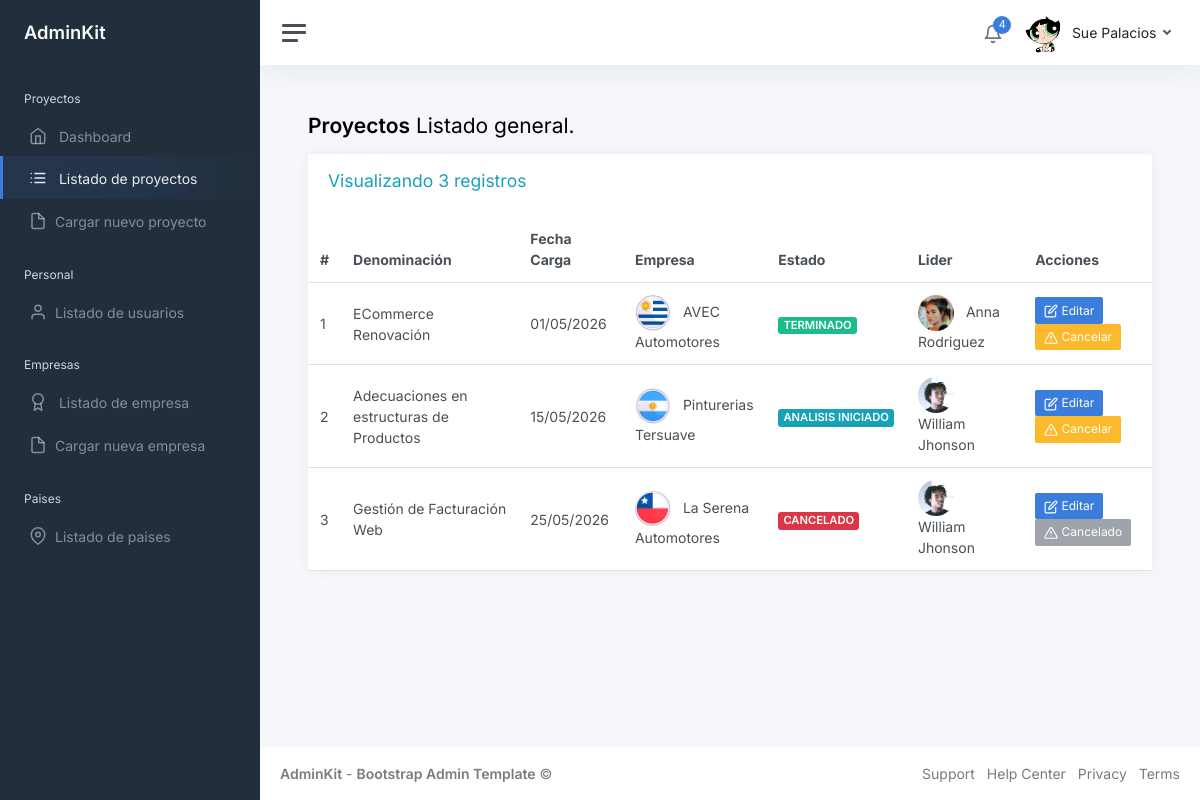
Page /listado_proyectos.php (signed in) on the committed database.
### tables this page shows
CREATE TABLE IF NOT EXISTS `proyectos` (
  `Id` int(11) NOT NULL AUTO_INCREMENT,
  `Denominacion` varchar(100) NOT NULL,
  `IdEmpresa` int(11) NOT NULL,
  `IdLider` int(11) NOT NULL,
  `Observaciones` text,
  `Prioridad` tinyint(4) NOT NULL DEFAULT 0,
  `IdEstado` int(11) NOT NULL DEFAULT 1,
  `FechaCarga` datetime NOT NULL,
  `UsuarioCarga` varchar(50) NOT NULL,
  `Eliminado` BOOLEAN NOT NULL DEFAULT FALSE,
  PRIMARY KEY (`Id`),
  FOREIGN KEY (`IdEmpresa`) REFERENCES `empresas` (`Id`),
  FOREIGN KEY (`IdLider`) REFERENCES `usuarios` (`IdUsuario`),
  FOREIGN KEY (`IdEstado`) REFERENCES `estados` (`Id`)
);

CREATE TABLE IF NOT EXISTS `empresas` (
  `Id` int(11) NOT NULL AUTO_INCREMENT,
  `Denominacion` varchar(100) NOT NULL,
  `IdPais` int(11) NOT NULL,
  `Observaciones` text,
  `FechaCarga` datetime NOT NULL,
  `UsuarioCarga` varchar(50) NOT NULL,
  `Eliminado` BOOLEAN NOT NULL DEFAULT FALSE,
  PRIMARY KEY (`Id`),
  FOREIGN KEY (`IdPais`) REFERENCES `paises` (`Id`)
);

CREATE TABLE `estados` (
  `Id` int(11) NOT NULL,
  `Denominacion` varchar(50) NOT NULL
);

CREATE TABLE IF NOT EXISTS `usuarios` (
  `IdUsuario` int(11) NOT NULL AUTO_INCREMENT,
  `Usuario` varchar(50) NOT NULL,
  `Clave` varchar(255) NOT NULL,
  `Nombre` varchar(50) NOT NULL,
  `Apellido` varchar(50) NOT NULL,
  `IdRol` int(11) NOT NULL,
  `Imagen` varchar(100) NOT NULL,
  `Activo` BOOLEAN NOT NULL DEFAULT TRUE,
  `Eliminado` BOOLEAN NOT NULL DEFAULT FALSE,
  PRIMARY KEY (`IdUsuario`),
  UNIQUE KEY `idx_usuario` (`Usuario`),
  FOREIGN KEY (`IdRol`) REFERENCES `roles` (`Id`)
);

### funciones/library.php (called while the page is built, shortened)
<?php
function Listar_Proyectos($vConexion)
{
    $Listado = array();
    $SQL = "SELECT PR.Id, PR.Denominacion, PR.FechaCarga, PR.Prioridad, E.Denominacion as Empresa, P.Denominacion as Pais, U.Nombre, U.Apellido, U.Imagen, ES.Id as IdEstado, ES.Denominacion as Estado
            FROM proyectos PR
            JOIN empresas E ON PR.IdEmpresa = E.Id
            JOIN paises P ON E.IdPais = P.Id
            JOIN usuarios U ON PR.IdLider = U.IdUsuario
            JOIN estados ES ON PR.IdEstado = ES.Id
            WHERE PR.Eliminado = 0
            ORDER BY PR.FechaCarga ASC";
    $Resultado = mysqli_query($vConexion, $SQL);
    $i = 0;
    while ($data = mysqli_fetch_array($Resultado)) {
        $Listado[$i]['ID'] = $data['Id'];
        $Listado[$i]['DENOMINACION'] = $data['Denominacion'];
        $Listado[$i]['FECHA_CARGA'] = $data['FechaCarga'];
        $Listado[$i]['PRIORIDAD'] = $data['Prioridad'];
        $Listado[$i]['EMPRESA'] = $data['Empresa'];
        $Listado[$i]['PAIS'] = $data['Pais'];
        $Listado[$i]['LIDER_COMPLETO'] = $data['Nombre'] . ' ' . $data['Apellido'];
        $Listado[$i]['LIDER_IMG'] = empty($data['Imagen']) ? 'login.png' : $data['Imagen'];
        $Listado[$i]['ESTADO_ID'] = $data['IdEstado'];
        $Listado[$i]['ESTADO_NOMBRE'] = $data['Estado'];
        $i++;
    }
    return $Listado;
}
?>

### listado_proyectos.php (the view, shortened to what this page needs)
<?php
require_once 'inc/header.inc.php';
$proyectos_lista = Listar_Proyectos($vConexion);
$total_proyectos = count($proyectos_lista);
?>
<h1 class="h3 mb-3"><strong>Proyectos</strong> Listado general.</h1>
<div class="row">
    <div class="col-12 col-lg-12 col-xxl-12 d-flex">
        <div class="card flex-fill">
            <div class="card-header">
                <h4 class="text-info">Visualizando <?php echo $total_proyectos; ?> registros</h4>
            </div>
            <table class="table table-hover my-0">
                <thead>
                    <tr>
                        <th>#</th>
                        <th>Denominación</th>
                        <th class="d-none d-md-table-cell">Fecha Carga</th>
                        <th class="d-none d-md-table-cell">Empresa</th>
                        <th>Estado</th>
                        <th class="d-none d-md-table-cell">Lider</th>
                        <th>Acciones</th>
                    </tr>
                </thead>
                <tbody>
                    <?php
                    $contador = 1;
                    foreach ($proyectos_lista as $proyecto) {
                        if ($proyecto['ESTADO_ID'] == 1) {
                            $badge_class = 'bg-info';
                        } elseif ($proyecto['ESTADO_ID'] == 2) {
                            $badge_class = 'bg-warning';
                        } elseif ($proyecto['ESTADO_ID'] == 3) {
                            $badge_class = 'bg-success';
                        } elseif ($proyecto['ESTADO_ID'] == 4) {
                            $badge_class = 'bg-danger';
                        } else {
                            $badge_class = 'bg-secondary';
                        }
                        if ($proyecto['PAIS'] == 'Argentina') {
                            $flag_file = 'ARG.jpg';
                        } elseif ($proyecto['PAIS'] == 'Brasil') {
                            $flag_file = 'BRA.jpg';
                        } elseif ($proyecto['PAIS'] == 'Chile') {
                            $flag_file = 'CHI.jpg';
                        } else {
                            $flag_file = 'URU.jpg';
                        }
                    ?>
                    <tr>
                        <td><?php echo $contador++; ?></td>
                        <td>
                            <?php echo $proyecto['DENOMINACION']; ?>
                        </td>
                        <td class="d-none d-md-table-cell">
                            <?php echo date('d/m/Y', strtotime($proyecto['FECHA_CARGA'])); ?>
                        </td>
                        <td class="d-none d-md-table-cell">
                            <img src="img/countries/<?php echo $flag_file; ?>" width="36" height="36" class="rounded-circle me-2" alt="<?php echo $proyecto['PAIS']; ?>" title="<?php echo $proyecto['PAIS']; ?>">
                            <?php echo $proyecto['EMPRESA']; ?>
                        </td>
                        <td>
                            <span class="badge <?php echo $badge_class; ?>"><?php echo mb_strtoupper($proyecto['ESTADO_NOMBRE'], 'UTF-8'); ?></span>
                        </td>
                        <td class="d-none d-md-table-cell">
                            <img src="img/avatars/<?php echo $proyecto['LIDER_IMG']; ?>" width="36" height="36" class="rounded-circle me-2" alt="<?php echo $proyecto['LIDER_COMPLETO']; ?>">
                            <?php echo $proyecto['LIDER_COMPLETO']; ?>
                        </td>
                        <td>
                            <a class="btn btn-primary btn-sm success" href="editar_proyecto.php?id=<?php echo $proyecto['ID']; ?>"><span data-feather="edit"></span> Editar</a>
                            <?php if ($_SESSION['Usuario_Nivel'] == 1) { ?>
                                <?php if ($proyecto['ESTADO_ID'] != 4) { ?>
                                <a class="btn btn-warning btn-sm" href="cancelar_proyecto.php?id=<?php echo $proyecto['ID']; ?>" onclick="return confirm('¿Estás seguro de que deseas cancelar este proyecto?');"><span data-feather="alert-triangle"></span> Cancelar</a>
                                <?php } else { ?>
                                <button class="btn btn-secondary btn-sm" disabled><span data-feather="alert-triangle"></span> Cancelado</button>
                                <?php } ?>
                            <?php } ?>
                        </td>
                    </tr>
                    <?php } ?>
                </tbody>
            </table>
        </div>
    </div>
</div>
<?php
require_once 'inc/footer.inc.php';
?>

### rows in the picture
proyectos: Denominacion "ECommerce Renovación", FechaCarga "01/05/2026", shows a picture, IdEmpresa.Denominacion "AVEC Automotores", IdEstado.Denominacion "TERMINADO", IdLider.Imagen (picture), LIDER_COMPLETO "Anna Rodriguez"
proyectos: Denominacion "Adecuaciones en estructuras de Productos", FechaCarga "15/05/2026", shows a picture, IdEmpresa.Denominacion "Pinturerias Tersuave", IdEstado.Denominacion "ANALISIS INICIADO", IdLider.Imagen (picture), LIDER_COMPLETO "William Jhonson"
proyectos: Denominacion "Gestión de Facturación Web", FechaCarga "25/05/2026", shows a picture, IdEmpresa.Denominacion "La Serena Automotores", IdEstado.Denominacion "CANCELADO", IdLider.Imagen (picture), LIDER_COMPLETO "William Jhonson", shows "Cancelado"

### other values in the picture
$_SESSION['Usuario_Nombre'] "Sue"
$_SESSION['Usuario_Apellido'] "Palacios"
$total_proyectos "3"
